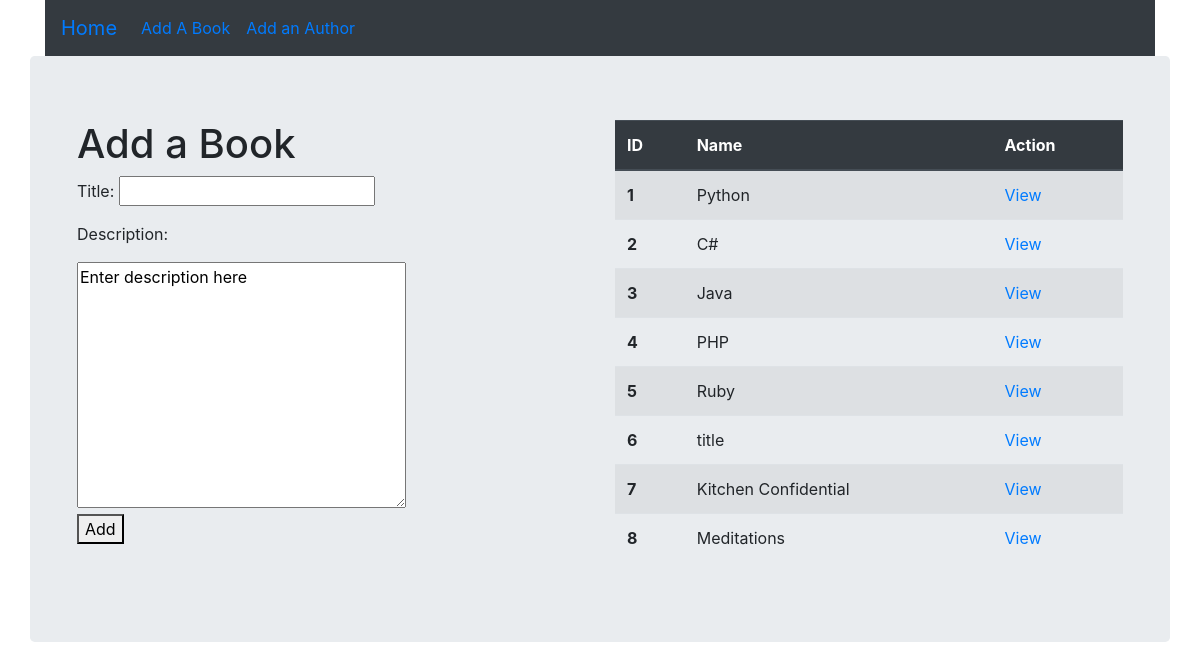
/addBook, run on an earlier commit of the app's database.
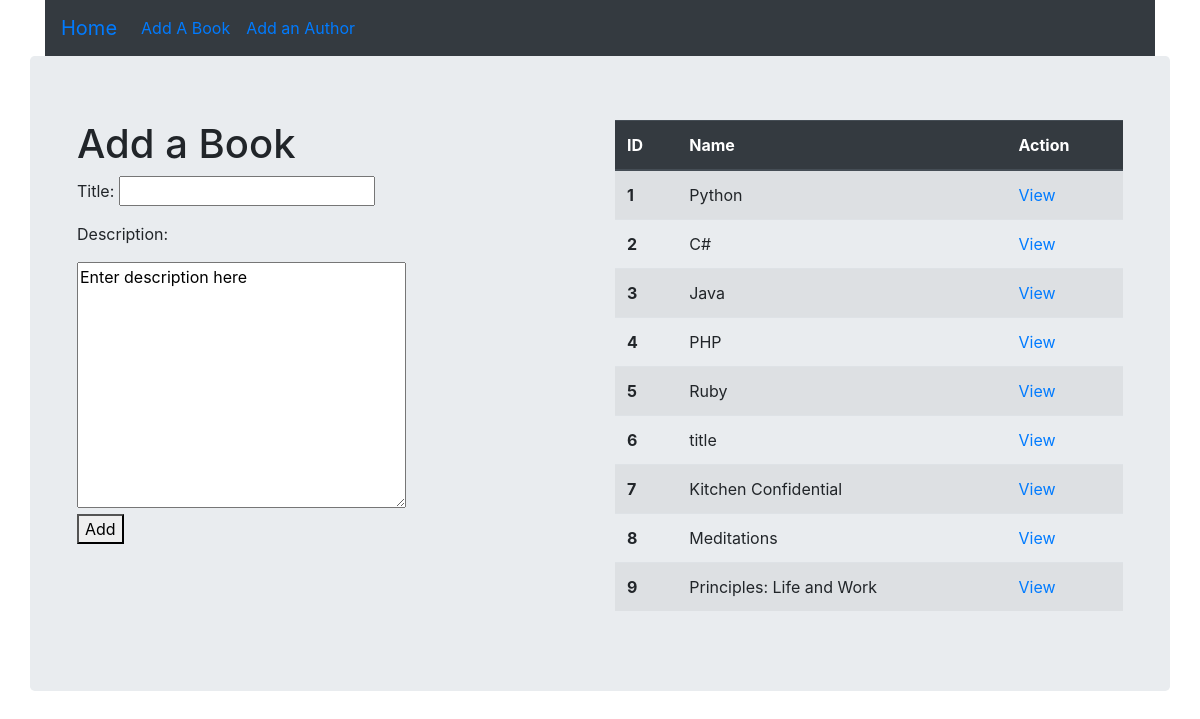
And on a later commit of the database.
### booksAuthorsApp/models.py (models this page shows)
class Book(models.Model):
    title = models.CharField(max_length=255)
    desc = models.TextField()
    authors = models.ManyToManyField(Author, related_name="books")
    created_at = models.DateTimeField(auto_now_add=True)
    updated_at = models.DateTimeField(auto_now=True)

### booksAuthorsApp/views.py (the view)
# urls.py: path('addBook', views.addBook),
def addBook(request):
    context = {
        'books': Book.objects.all()
    }
    return render(request, 'addBook.html', context)

### booksAuthorsApp/templates/addBook.html (shortened to what this page needs)
<!DOCTYPE html>
<html lang="en">
<head>
    <link rel="stylesheet" href="https://stackpath.bootstrapcdn.com/bootstrap/4.3.1/css/bootstrap.min.css"></head>
<body>
    <div class="container">
        <div class="navbar navbar-expand bg-dark">
            <ul class="navbar-nav">
                <li class="nav-item active">
                    <a class="navbar-brand" href="/">Home</a>
                </li>
                <li class="nav-item">
                    <a class="nav-link active" href="/addBook">Add A Book</a>
                </li>
                <li class="nav-item">
                    <a class="nav-link active" href="/addAuthor">Add an Author</a>
                </li>
            </ul>
        </div>
        <div class="jumbotron row">
            <div class="form-group col">
                <h1>Add a Book</h1>
                <form action="/submitBook" method="POST">
                    <p>Title: <input type="text" name="title"></p>
                    <p>Description:</p>
                    <textarea name="desc" rows="10" cols="30">Enter description here</textarea>
                    <p><button type="Submit">Add</button></p>
                </form>
            </div>
            <div class="col">
                <table class="table table-striped">
                    <thead class="thead-dark">
                        <th scope="col">ID</th>
                        <th scope="col">Name</th>
                        <th scope="col">Action</th>
                    </thead>
                    <tbody>
                        {% for book in books %}
                        <tr>
                            <th scope="row">{{ book.id }}</td>
                            <td>{{ book.title }}</td>
                            <td><a href="/book/{{book.id}}">View</a></td>
                        </tr>
                        {% endfor %}
                    </tbody>
                </table>
            </div>
        </div>
    </div>
</body>
</html>

What changed in the data, as far as the page shows it:
added Book: id "9", title "Principles: Life and Work"
